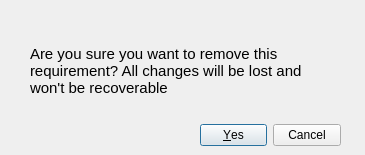
<?xml version="1.0" encoding="UTF-8"?>
<ui version="4.0">
 <class>Dialog</class>
 <widget class="QDialog" name="Dialog">
  <property name="geometry">
   <rect>
    <x>0</x>
    <y>0</y>
    <width>365</width>
    <height>155</height>
   </rect>
  </property>
  <property name="windowTitle">
   <string>Dialog</string>
  </property>
  <widget class="QDialogButtonBox" name="buttonBox">
   <property name="geometry">
    <rect>
     <x>200</x>
     <y>120</y>
     <width>141</width>
     <height>31</height>
    </rect>
   </property>
   <property name="orientation">
    <enum>Qt::Orientation::Horizontal</enum>
   </property>
   <property name="standardButtons">
    <set>QDialogButtonBox::StandardButton::Cancel|QDialogButtonBox::StandardButton::Yes</set>
   </property>
   <property name="centerButtons">
    <bool>false</bool>
   </property>
  </widget>
  <widget class="QLabel" name="label">
   <property name="geometry">
    <rect>
     <x>30</x>
     <y>30</y>
     <width>301</width>
     <height>81</height>
    </rect>
   </property>
   <property name="font">
    <font>
     <pointsize>11</pointsize>
    </font>
   </property>
   <property name="text">
    <string>Are you sure you want to remove this requirement? All changes will be lost and won't be recoverable </string>
   </property>
   <property name="wordWrap">
    <bool>true</bool>
   </property>
  </widget>
 </widget>
 <resources/>
 <connections>
  <connection>
   <sender>buttonBox</sender>
   <signal>accepted()</signal>
   <receiver>Dialog</receiver>
   <slot>accept()</slot>
   <hints>
    <hint type="sourcelabel">
     <x>248</x>
     <y>254</y>
    </hint>
    <hint type="destinationlabel">
     <x>157</x>
     <y>274</y>
    </hint>
   </hints>
  </connection>
  <connection>
   <sender>buttonBox</sender>
   <signal>rejected()</signal>
   <receiver>Dialog</receiver>
   <slot>reject()</slot>
   <hints>
    <hint type="sourcelabel">
     <x>316</x>
     <y>260</y>
    </hint>
    <hint type="destinationlabel">
     <x>286</x>
     <y>274</y>
    </hint>
   </hints>
  </connection>
 </connections>
</ui>
